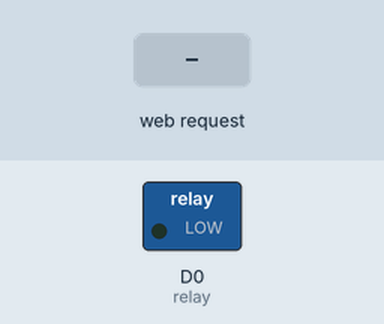
Recording of a sketch running on a simulated ESP8266 (NodeMCU). On the bench: switched loads named in the sketch (green lamp = pin HIGH). Inputs (shaded band) come from the test bench. WiFi joins after 1.5 s; servers stay silent unless stated; what the sketch prints to the serial monitor is not drawn.

Above: at 2.7 s.
2.8 s: HTTP request GET /LED=ON received
At 3.6 s:
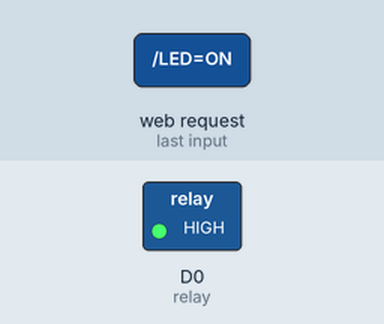
4.3 s: HTTP request GET /LED=OFF received
At 4.8 s:
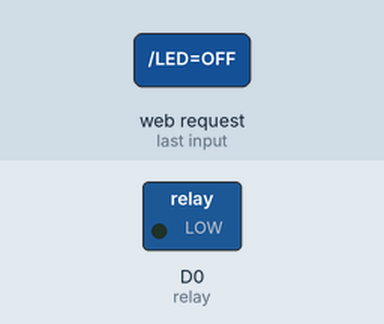
Timing chart, 0 to 7.3 s (numbered marks = the images above; inputs shaded):
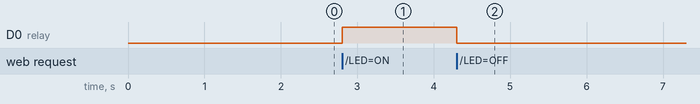

Measured:
- after the input at 2.8 s, D0 (relay): LOW → HIGH at once
- after the input at 4.3 s, D0 (relay): HIGH → LOW at once

The sketch:

esp8266.ino
```cpp
#include <ESP8266WiFi.h>

const char *ssid = "my wifi network";
const char *password = "the password is written on the router";

int relay = D0;
int led = D1;
WiFiServer server(80);

void setup()
{
    Serial.begin(9600);
    delay(10);

    pinMode(relay, OUTPUT);

    Serial.println();
    Serial.println();

    Serial.print("Connecting to ");
    Serial.println(ssid);

    WiFi.begin(ssid, password);

    while (WiFi.status() != WL_CONNECTED)
    {
        delay(500);
        Serial.print(".");
    }

    Serial.println("");
    Serial.println("WiFi connected.");

    server.begin();
    Serial.println("Server started");

    Serial.print("Use this URL to access your server: ");
    Serial.print("http://");
    Serial.print(WiFi.localIP());
    Serial.println("/");
}

void loop()
{
    WiFiClient client = server.available();
    if (!client)
    {
        return;
    }

    Serial.println("New client");
    while (!client.available())
    {
        delay(1);
    }

    String request = client.readStringUntil('\r');
    Serial.println(request);
    client.flush();

    int value = LOW;
    if (request.indexOf("/LED=ON") != -1)
    {
        digitalWrite(relay, HIGH);
        value = HIGH;
    }

    if (request.indexOf("/LED=OFF") != -1)
    {
        digitalWrite(relay, LOW);
        value = LOW;
    }

    client.println("HTTP/1.1 200 OK");
    client.println("Content-Type: text/html");
    client.println("");
    client.println("<!DOCTYPE HTML>");
    client.println("<html>");
    client.println("Led pin is now: ");

    if (value == HIGH)
    {
        client.print("On");
    }
    else
    {
        client.print("Off");
    }

    client.println("<br><br>");
    client.println("Click <a href=\"/LED=ON\">here</a> to turn the relay On<br>");
    client.println("Click <a href=\"/LED=OFF\">here</a> to turn the relay Off<br>");
    client.println("</html>");

    delay(1);
    Serial.println("Client disconnected");
    Serial.println("");
}
```
